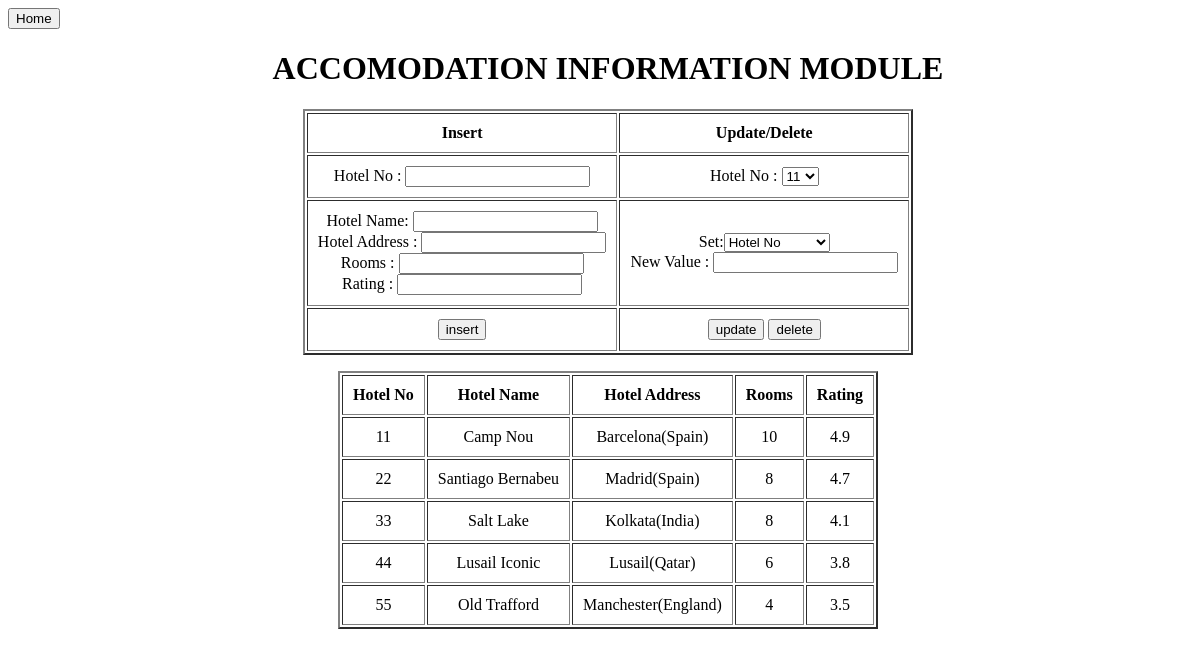
The page /aim_admin.php on the database its author committed.
### tables this page shows
CREATE TABLE hotel(hno INT(2) PRIMARY KEY, hname VARCHAR(30), hadd VARCHAR(50), rooms INT(3), rating FLOAT);

### aim_admin.php (the view, shortened to what this page needs)
<html>
    <head>
        <?php
            $conn = dbconn();
            $result = mysqli_query($conn,"SELECT * FROM hotel");
        ?>
        <link rel="stylesheet" href="style.css">
    </head>
    <body>
        <button onclick="window.location.href='adminpage.html'">Home</button>
        <h1 align=center><div class=abc>ACCOMODATION INFORMATION MODULE</div></h1>
        <form method="POST" action="#">
        <table border=2 align=center>
            <tr>
                <th>Insert</th>
                <th>Update/Delete</th>
            </tr>
            <tr>
                <td>
                    Hotel No : <input type="text" name="hno"><br>
                </td>
                <td>
                    Hotel No : <select name="hnoo">
                    <?php
                        $hnos=mysqli_query($conn,"SELECT hno FROM hotel");
                            while($harr=mysqli_fetch_row($hnos))
                                echo "<option value='$harr[0]'>$harr[0]</option>";
                    ?>
                    </select>
                </td>
            </tr><tr>
                <td>
                    Hotel Name: <input type="text" name="hname"><br>
                    Hotel Address : <input type="text" name="hadd"><br>
                    Rooms : <input type="number" name="rooms"><br>
                    Rating : <input type="text" name="rating"><br>
                </td>
                <td>
                    Set:<select name="col">
                        <option value="hno">Hotel No</option>
                    </select><br>
                    New Value : <input type="text" name="val">
                </td>
            </tr>
            <tr>
                <td><input type="submit" name="submit" value="insert"></td>
                <td><input type="submit" name="submit" value="update"> <input type="submit" name="submit" value="delete"></td>
            </tr>
        </table>
        </form>
        <table border=2 align=center>
            <tr>
                <th>Hotel No</th>
                <th>Hotel Name</th>
                <th>Hotel Address</th>
                <th>Rooms</th>
                <th>Rating</th>
            </tr>
            <?php
                while($arr=mysqli_fetch_row($result))
                {
                    echo "<tr>
                        <td>$arr[0]</td>
                        <td>$arr[1]</td>
                        <td>$arr[2]</td>
                        <td>$arr[3]</td>
                        <td>$arr[4]</td></td></tr>";
                }
            ?>
        </table>
    </body>
</html>

### style.css (style rules this page uses)
body { height: 100vh; width: 100vw; background-image: url('cn.jpg'); background-size:cover; background-repeat: no-repeat; background-attachment: fixed; background-position: center; }
table { background: rgb(255,255,255,.8); text-align: center; }
h1 { background: rgb(255,255,255,.8); }
tr,td,th { text-align: center; padding: 10px; }

### rows shown on the page
hotel: hno "11", hname "Camp Nou", hadd "Barcelona(Spain)", rooms "10", rating "4.9"
hotel: hno "22", hname "Santiago Bernabeu", hadd "Madrid(Spain)", rooms "8", rating "4.7"
hotel: hno "33", hname "Salt Lake", hadd "Kolkata(India)", rooms "8", rating "4.1"
hotel: hno "44", hname "Lusail Iconic", hadd "Lusail(Qatar)", rooms "6", rating "3.8"
hotel: hno "55", hname "Old Trafford", hadd "Manchester(England)", rooms "4", rating "3.5"

### other values the page prints
form field hnoo "11"
